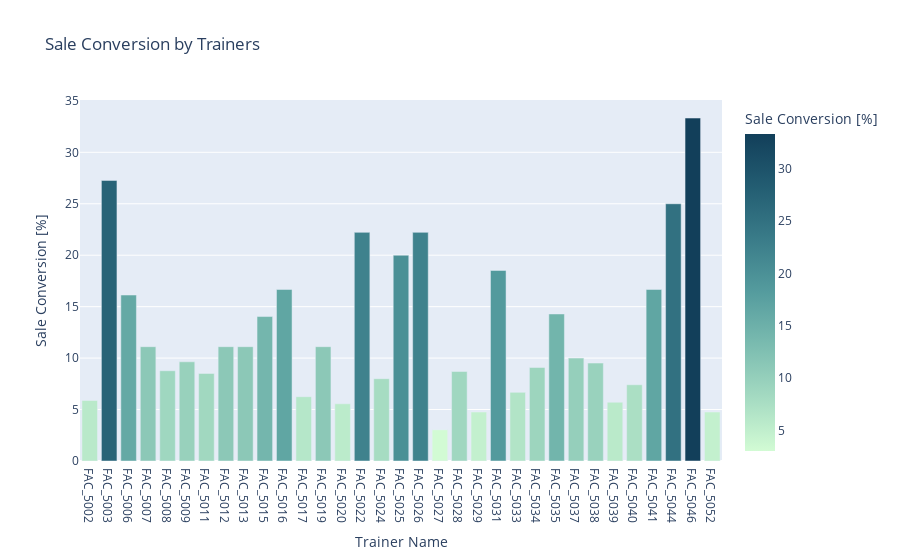

Notebook cell for this chart:
### Code cell
import plotly.express as px

px.bar(trainer_performance,x='Trainer Name', y='Sale Conversion [%]',color='Sale Conversion [%]',\
       color_continuous_scale='darkmint', title='Sale Conversion by Trainers')

### Figure 1 — Plotly figure (JSON) as saved in the notebook; plotly's stock layout.template omitted (floating-point values rounded to 4 significant figures)
{"data": [{"alignmentgroup": "True", "hovertemplate": "Trainer Name=%{x}<br>Sale Conversion [%]=%{marker.color}<extra></extra>", "legendgroup": "", "marker": {"color": [5.88, 27.27, 16.13, 11.11, 8.77, 9.64, 8.51, 11.11, 11.11, 14.04, 16.67, 6.25, 11.11, 5.56, 22.22, 8, 20, 22.22, 3.03, 8.7, 4.76, 18.52, 6.67, 9.09, 14.29, 10, 9.52, 5.71, 7.41, 16.67, 25, 33.33, 4.76], "coloraxis": "coloraxis"}, "name": "", "offsetgroup": "", "orientation": "v", "showlegend": false, "textposition": "auto", "type": "bar", "x": ["FAC_5002", "FAC_5003", "FAC_5006", "FAC_5007", "FAC_5008", "FAC_5009", "FAC_5011", "FAC_5012", "FAC_5013", "FAC_5015", "FAC_5016", "FAC_5017", "FAC_5019", "FAC_5020", "FAC_5022", "FAC_5024", "FAC_5025", "FAC_5026", "FAC_5027", "FAC_5028", "FAC_5029", "FAC_5031", "FAC_5033", "FAC_5034", "FAC_5035", "FAC_5037", "FAC_5038", "FAC_5039", "FAC_5040", "FAC_5041", "FAC_5044", "FAC_5046", "FAC_5052"], "xaxis": "x", "y": [5.88, 27.27, 16.13, 11.11, 8.77, 9.64, 8.51, 11.11, 11.11, 14.04, 16.67, 6.25, 11.11, 5.56, 22.22, 8, 20, 22.22, 3.03, 8.7, 4.76, 18.52, 6.67, 9.09, 14.29, 10, 9.52, 5.71, 7.41, 16.67, 25, 33.33, 4.76], "yaxis": "y"}], "layout": {"barmode": "relative", "coloraxis": {"colorbar": {"title": {"text": "Sale Conversion [%]"}}, "colorscale": [[0, "rgb(210, 251, 212)"], [0.1667, "rgb(165, 219, 194)"], [0.3333, "rgb(123, 188, 176)"], [0.5, "rgb(85, 156, 158)"], [0.6667, "rgb(58, 124, 137)"], [0.8333, "rgb(35, 93, 114)"], [1, "rgb(18, 63, 90)"]]}, "legend": {"tracegroupgap": 0}, "title": {"text": "Sale Conversion by Trainers"}, "xaxis": {"anchor": "y", "domain": [0, 1], "title": {"text": "Trainer Name"}}, "yaxis": {"anchor": "x", "domain": [0, 1], "title": {"text": "Sale Conversion [%]"}}}}
